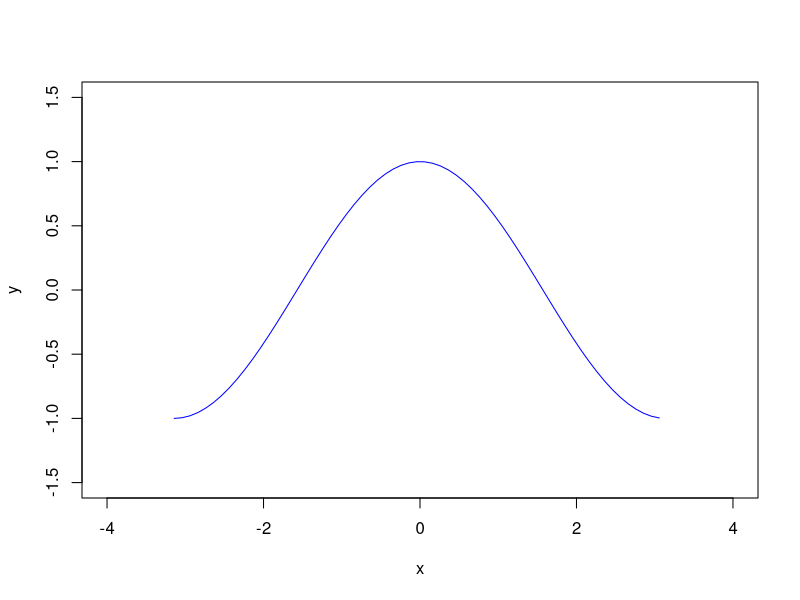
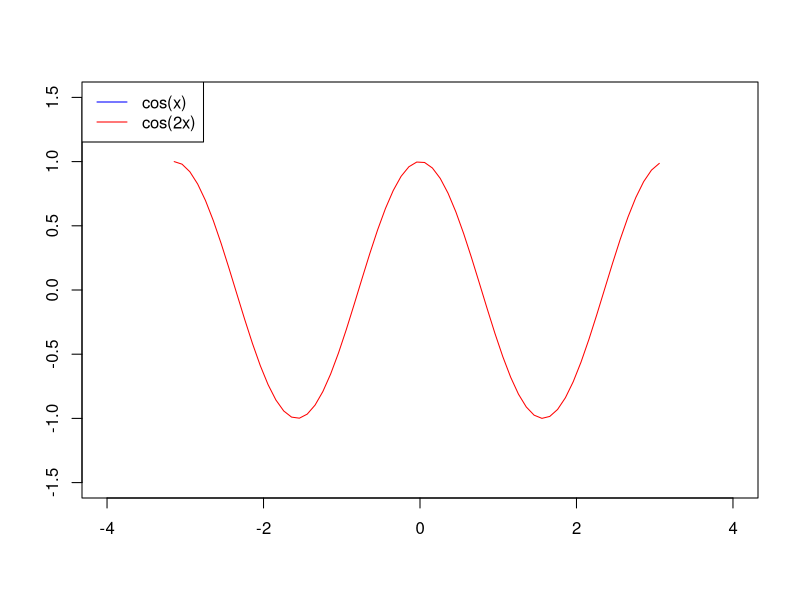

The R script that drew these images, in order:
xx = seq(-pi,pi,0.1)

plot(
  xx, cos(xx),
  xlim=c(-4,4),
  ylim=c(-1.5,1.5),
  type="l",
  col="blue",
  xlab="x",
  ylab="y"
)

# par(new=TRUE)

plot(
  xx, cos(2*xx),
  xlim=c(-4,4),
  ylim=c(-1.5,1.5),
  type="l",
  col="red",
  xlab="",
  ylab="",
)


legend(
  # -4,1.5, 
  "topleft",
  legend=c("cos(x)", "cos(2x)"), 
  col=c("blue","red"), 
  lty=1
)



